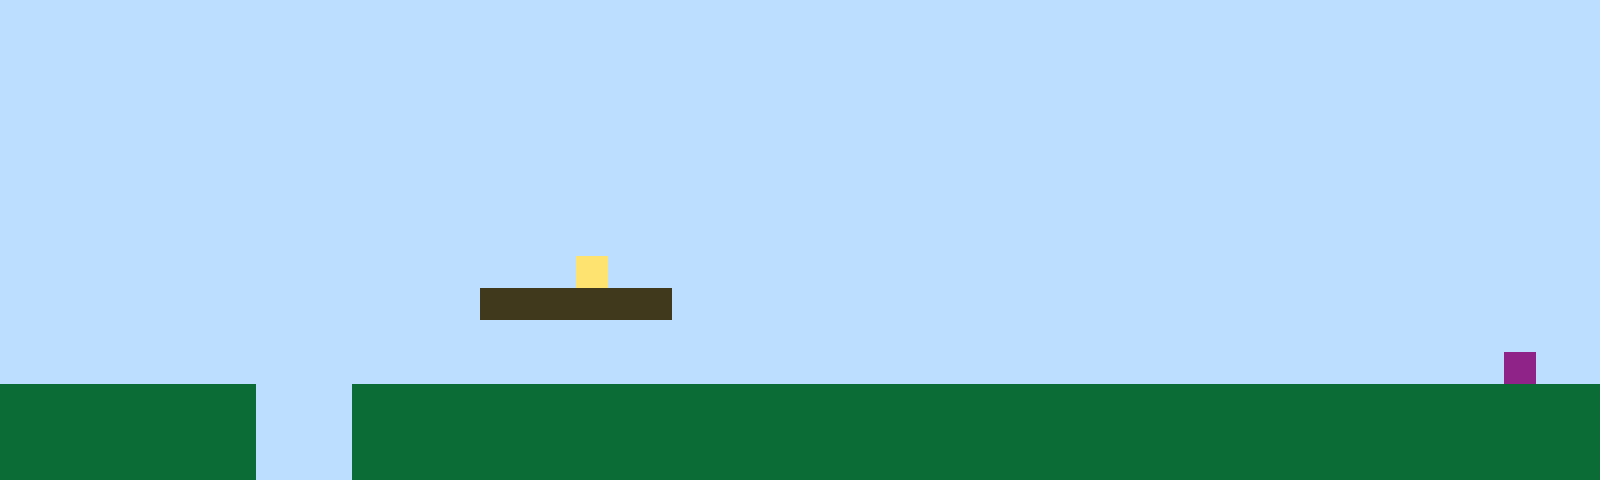

Rendered tile map (Tiled .tmx) drawn with the repository's tilesets; below, a short description and the full map source, tile grids included:
An orthogonal 50x15 tile map with 32x32 px tiles, 1 tile layer (Tile Layer 1).

<map version="1.10" tiledversion="1.11.2" orientation="orthogonal" renderorder="right-up" width="50" height="15" tilewidth="32" tileheight="32" infinite="0" nextlayerid="2" nextobjectid="1"><editorsettings><export target="map1.csv" format="csv" /></editorsettings><tileset firstgid="1" name="sprites" tilewidth="32" tileheight="32" tilecount="6" columns="3"><image source="sprites.png" width="96" height="64" /></tileset><layer id="1" name="Tile Layer 1" width="50" height="15"><data encoding="csv">1,1,1,1,1,1,1,1,1,1,1,1,1,1,1,1,1,1,1,1,1,1,1,1,1,1,1,1,1,1,1,1,1,1,1,1,1,1,1,1,1,1,1,1,1,1,1,1,1,1,1,1,1,1,1,1,1,1,1,1,1,1,1,1,1,1,1,1,1,1,1,1,1,1,1,1,1,1,1,1,1,1,1,1,1,1,1,1,1,1,1,1,1,1,1,1,1,1,1,1,1,1,1,1,1,1,1,1,1,1,1,1,1,1,1,1,1,1,1,1,1,1,1,1,1,1,1,1,1,1,1,1,1,1,1,1,1,1,1,1,1,1,1,1,1,1,1,1,1,1,1,1,1,1,1,1,1,1,1,1,1,1,1,1,1,1,1,1,1,1,1,1,1,1,1,1,1,1,1,1,1,1,1,1,1,1,1,1,1,1,1,1,1,1,1,1,1,1,1,1,1,1,1,1,1,1,1,1,1,1,1,1,1,1,1,1,1,1,1,1,1,1,1,1,1,1,1,1,1,1,1,1,1,1,1,1,1,1,1,1,1,1,1,1,1,1,1,1,1,1,1,1,1,1,1,1,1,1,1,1,1,1,1,1,1,1,1,1,1,1,1,1,1,1,1,1,1,1,1,1,1,1,1,1,1,1,1,1,1,1,1,1,1,1,1,1,1,1,1,1,1,1,1,1,1,1,1,1,1,1,1,1,1,1,1,1,1,1,1,1,1,1,1,1,1,1,1,1,1,1,1,1,1,1,1,1,1,1,1,1,1,1,1,1,1,1,1,1,1,1,1,1,1,1,1,1,1,1,1,1,1,1,1,1,1,1,1,1,1,1,1,1,1,1,1,1,1,1,1,1,1,1,1,1,1,1,1,1,1,1,1,1,1,1,1,1,1,1,1,1,1,1,1,1,1,1,1,1,1,1,1,1,1,1,1,1,1,1,4,1,1,1,1,1,1,1,1,1,1,1,1,1,1,1,1,1,1,1,1,1,1,1,1,1,1,1,1,1,1,1,1,1,1,1,1,1,1,1,1,1,1,1,1,1,1,3,3,3,3,3,3,1,1,1,1,1,1,1,1,1,1,1,1,1,1,1,1,1,1,1,1,1,1,1,1,1,1,1,1,1,1,1,1,1,1,1,1,1,1,1,1,1,1,1,1,1,1,1,1,1,1,1,1,1,1,1,1,1,1,1,1,1,1,1,1,1,1,1,1,1,1,1,1,1,1,1,1,1,1,1,1,1,1,1,1,1,1,1,1,1,1,1,1,1,1,1,1,1,1,1,1,1,1,1,1,1,1,1,1,1,1,1,1,1,1,1,1,1,1,1,1,1,1,1,1,1,1,6,1,1,2,2,2,2,2,2,2,2,1,1,1,2,2,2,2,2,2,2,2,2,2,2,2,2,2,2,2,2,2,2,2,2,2,2,2,2,2,2,2,2,2,2,2,2,2,2,2,2,2,2,2,2,2,2,2,2,2,2,1,1,1,2,2,2,2,2,2,2,2,2,2,2,2,2,2,2,2,2,2,2,2,2,2,2,2,2,2,2,2,2,2,2,2,2,2,2,2,2,2,2,2,2,2,2,2,2,2,2,1,1,1,2,2,2,2,2,2,2,2,2,2,2,2,2,2,2,2,2,2,2,2,2,2,2,2,2,2,2,2,2,2,2,2,2,2,2,2,2,2,2</data></layer></map>
